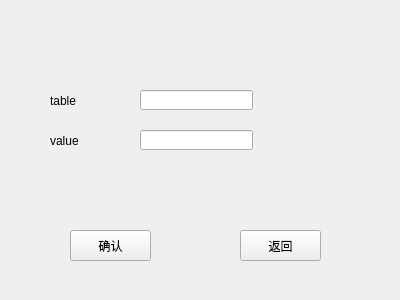
<?xml version="1.0" encoding="UTF-8"?>
<ui version="4.0">
 <class>insetTable</class>
 <widget class="QWidget" name="insetTable">
  <property name="geometry">
   <rect>
    <x>0</x>
    <y>0</y>
    <width>400</width>
    <height>300</height>
   </rect>
  </property>
  <property name="windowTitle">
   <string>Form</string>
  </property>
  <widget class="QPushButton" name="pushButton">
   <property name="geometry">
    <rect>
     <x>70</x>
     <y>230</y>
     <width>81</width>
     <height>31</height>
    </rect>
   </property>
   <property name="text">
    <string>确认</string>
   </property>
  </widget>
  <widget class="QPushButton" name="pushButton_2">
   <property name="geometry">
    <rect>
     <x>240</x>
     <y>230</y>
     <width>81</width>
     <height>31</height>
    </rect>
   </property>
   <property name="text">
    <string>返回</string>
   </property>
  </widget>
  <widget class="QLabel" name="label">
   <property name="geometry">
    <rect>
     <x>50</x>
     <y>90</y>
     <width>41</width>
     <height>21</height>
    </rect>
   </property>
   <property name="text">
    <string>table</string>
   </property>
  </widget>
  <widget class="QLabel" name="label_2">
   <property name="geometry">
    <rect>
     <x>50</x>
     <y>130</y>
     <width>41</width>
     <height>21</height>
    </rect>
   </property>
   <property name="text">
    <string>value</string>
   </property>
  </widget>
  <widget class="QLineEdit" name="lineEdit_table">
   <property name="geometry">
    <rect>
     <x>140</x>
     <y>90</y>
     <width>113</width>
     <height>20</height>
    </rect>
   </property>
  </widget>
  <widget class="QLineEdit" name="lineEdit_value">
   <property name="geometry">
    <rect>
     <x>140</x>
     <y>130</y>
     <width>113</width>
     <height>20</height>
    </rect>
   </property>
  </widget>
 </widget>
 <resources/>
 <connections/>
</ui>
